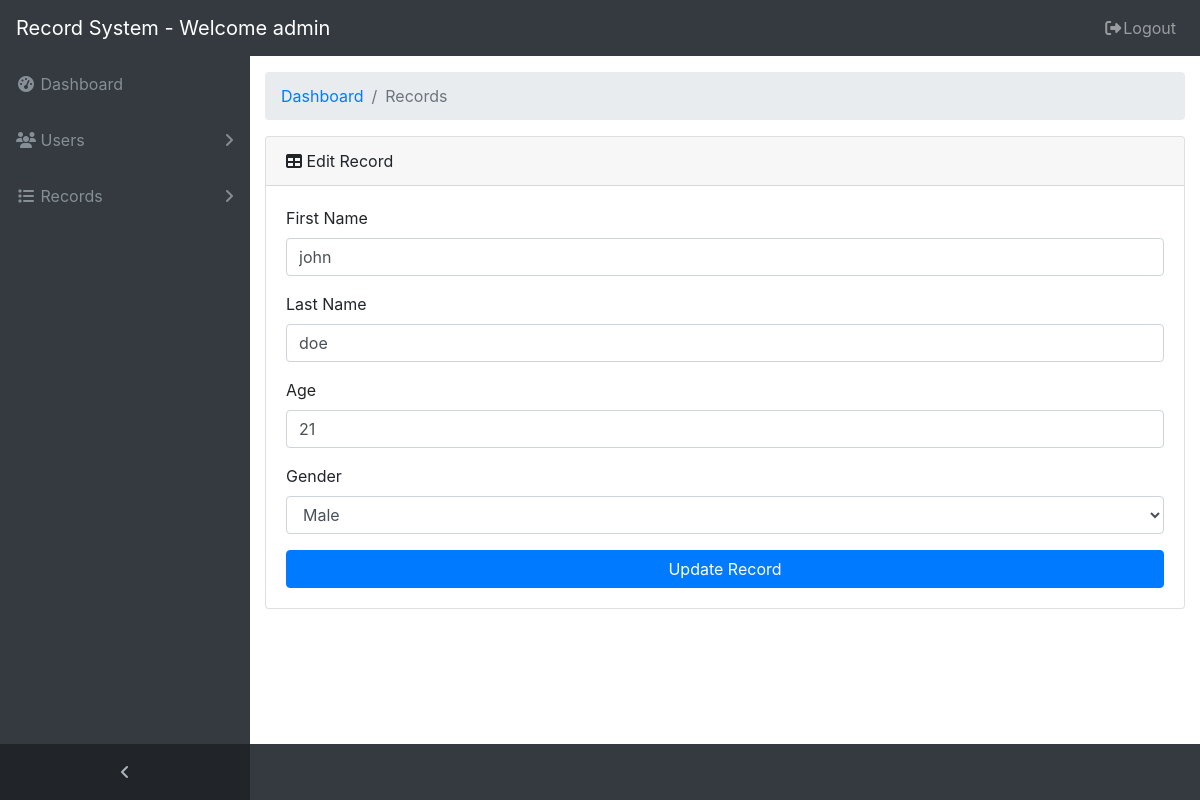
Page /editrecord.php?id=2 (signed in) on the committed database.
### tables this page shows
CREATE TABLE `tbl_records` (
  `id` int(11) NOT NULL,
  `firstname` text,
  `lastname` text,
  `age` text,
  `gender` text
);

### editrecord.php (the view, shortened to what this page needs)
<!DOCTYPE html>
<html lang="en">
<?php include 'header.php'; ?>
<body class="fixed-nav sticky-footer bg-dark" id="page-top">
  <?php include 'navbar.php'?>
  <div class="content-wrapper">
    <div class="container-fluid">
      <ol class="breadcrumb">
        <li class="breadcrumb-item">
          <a href="#">Dashboard</a>
        </li>
        <li class="breadcrumb-item active">Records</li>
      </ol>
      <div class="card mb-3">
        <div class="card-header">
          <i class="fa fa-table"></i> Edit Record</div>
        <div class="card-body">
          <?php
            include 'php/db.inc.php';
            $sql = "SELECT * FROM tbl_records where id = ".$_GET["id"];
            $result = $conn->query($sql);
            $row = $result->fetch_assoc();
          ?>
          <form action="php/updaterecord.php" method="post">
            <div class="form-group">
              <label for="firstname">First Name</label>
              <input type="text" class="form-control" id="firstname"
               name="firstname" placeholder="First Name"
               value="<?php echo $row["firstname"];?>">
            </div>
            <div class="form-group">
              <label for="lastname">Last Name</label>
              <input type="text" class="form-control" id="lastname"
               name="lastname" placeholder="Last Name"
               value="<?php echo $row["lastname"];?>">
            </div>
            <div class="form-group">
              <label for="age">Age</label>
              <input type="text" class="form-control" id="age"
               name="age" placeholder="Age"
               value="<?php echo $row["age"];?>">
            </div>
            <div class="form-group">
              <label for="gender">Gender</label>
              <select name="gender" id="gender" class="form-control">
                <option><?php echo $row["gender"];?></option>
              </select>
            </div>
            <input type="submit" class="btn btn-primary btn-block"
             value="Update Record">
          </form>
        </div>
      </div>
    </div>
  </div>
</body>
</html>

### css/sb-admin.css (style rules this page uses)
html { position: relative; min-height: 100%; }
body { overflow-x: hidden; }
body.sticky-footer { margin-bottom: 56px; }
body.sticky-footer .content-wrapper { min-height: calc(100vh - 56px - 56px); }
body.fixed-nav { padding-top: 56px; }
.content-wrapper { min-height: calc(100vh - 56px); padding-top: 1rem; }
.content-wrapper { overflow-x: hidden; background: white; }
@media (min-width: 992px) { .content-wrapper { margin-left: 250px; } }

### rows in the picture
tbl_records: firstname "john", lastname "doe", age "21", gender "Male"

### other values in the picture
$_SESSION["username"] "admin"
